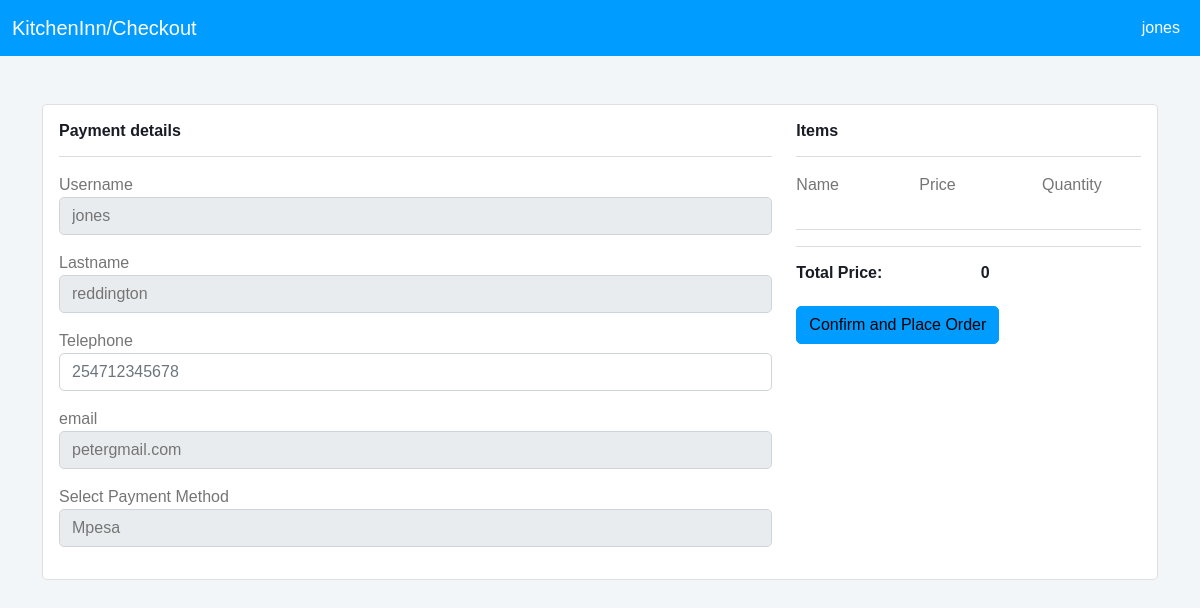
/checkout.php (signed in), run on the app's committed database.
### tables this page shows
CREATE TABLE `users` (
  `user_id` int(11) NOT NULL,
  `firstname` varchar(50) NOT NULL,
  `lastname` varchar(50) NOT NULL,
  `email` varchar(100) NOT NULL,
  `telephone` int(11) NOT NULL,
  `password` varchar(50) NOT NULL
);

### checkout.php (the view, shortened to what this page needs)
<?php
include "config/database.php";
$userid = $_SESSION['userid'];
include "utils.php";?>
<nav class="navbar navbar-expand-lg navbar-light bg-primary">
    <div class="container-fluid">
        <a class="navbar-brand text-white" href="index.php">KitchenInn/Checkout</a>
        <div class="collapse navbar-collapse justify-content-end" id="navbarNav">
        <ul class="navbar-nav">
            <?php
            if(isset($_SESSION['uname'])){
                ?>
            <li class="nav-item">
                <a class="nav-link text-white" aria-current="page" href="login.php"><?= $_SESSION['uname'];?></a>
            </li>
                <?php
            }else{
                echo "<pclass='text-white'>login first</p>";
            }
                ?>
        </ul>
        </div>
    </div>
</nav>
<div class="py-5">
    <div class="container">
        <div class="card">
            <div class="card-body">
                <form action="functions/placeorder.php" method="post">
                    <div class="row">
                        <div class="col-md-8">
                            <h6>Payment details</h6>
                            <hr>
                            <?php
                            $fetch_user_data = "SELECT * FROM users WHERE user_id = '$userid'";
                            $fetch_user_data_run = mysqli_query($connect, $fetch_user_data);
                            if(mysqli_num_rows($fetch_user_data_run) > 0){
                                $row = mysqli_fetch_array($fetch_user_data_run);?>
                                    <div class="mb-3 mt-3">
                                        <label for="username">Username</label>
                                        <input type="text" name="username" id="username" class="form-control" value="<?= $row['firstname']?>" readonly>
                                    </div>
                                    <div class="mb-3 mt-3">
                                        <label for="lastname">Lastname</label>
                                        <input type="text" name="lastname" id="lastname" class="form-control" value="<?= $row['lastname']?>" readonly>
                                    </div>
                                    <div class="mb-3 mt-3">
                                        <label for="telephone">Telephone</label>
                                        <input type="tel" name="telephone" id="telephone" class="form-control" placeholder="254712345678" autofocus pattern="[0-9]{12}">
                                    </div>
                                    <div class="mb-3 mt-3">
                                        <label for="email">email</label>
                                        <input type="email" name="email" id="email" class="form-control" value="<?= $row['email']?>" readonly>
                                    </div>
                                    <div class="mb-3 mt-3">
                                        <label for="payment mode">Select Payment Method</label>
                                        <select name="payment-mode" id="payment-mode" class="form-control">
                                            <option value="mpesa">Mpesa</option>
                                        </select>
                                    </div>
                                    <?php
                            }
                            ?>
                        </div>
                        <div class="col-md-4">
                            <h6>Items</h6>
                            <hr>
                            <div class="row">
                                <div class="col-md-4">
                                    <p>Name</p>
                                </div>
                                <div class="col-md-4">
                                    <p>Price</p>
                                </div>
                                <div class="col-md-4">
                                    <p>Quantity</p>
                                </div>
                            </div>
                            <hr>
                            <?php
                            $total_price = 0;
                                ?>
                            <hr>
                            <div class="row">
                                <div class="col-md-6">
                                    <h6>Total Price:</h6>
                                </div>
                                <div class="col-md-6">
                                    <h6><?= $total_price?></h6>
                                </div>
                            </div>
                            <div class="row">
                                <div class="col-md-12">
                                    <div class="mb-3 mt-3">
                                        <input type="submit" value="Confirm and Place Order" class="btn btn-primary" name="checkout">
                                    </div>
                                </div>
                            </div>
                        </div>
                    </div>
                </form>
            </div>
        </div>
    </div>
</div>

### utils.php (style rules this page uses)
body { font-family: sans-serif; }

### data on the page
users: username "jones", lastname "reddington", email "petergmail.com"

### other printed values
$_SESSION['uname'] "jones"
$total_price "0"
